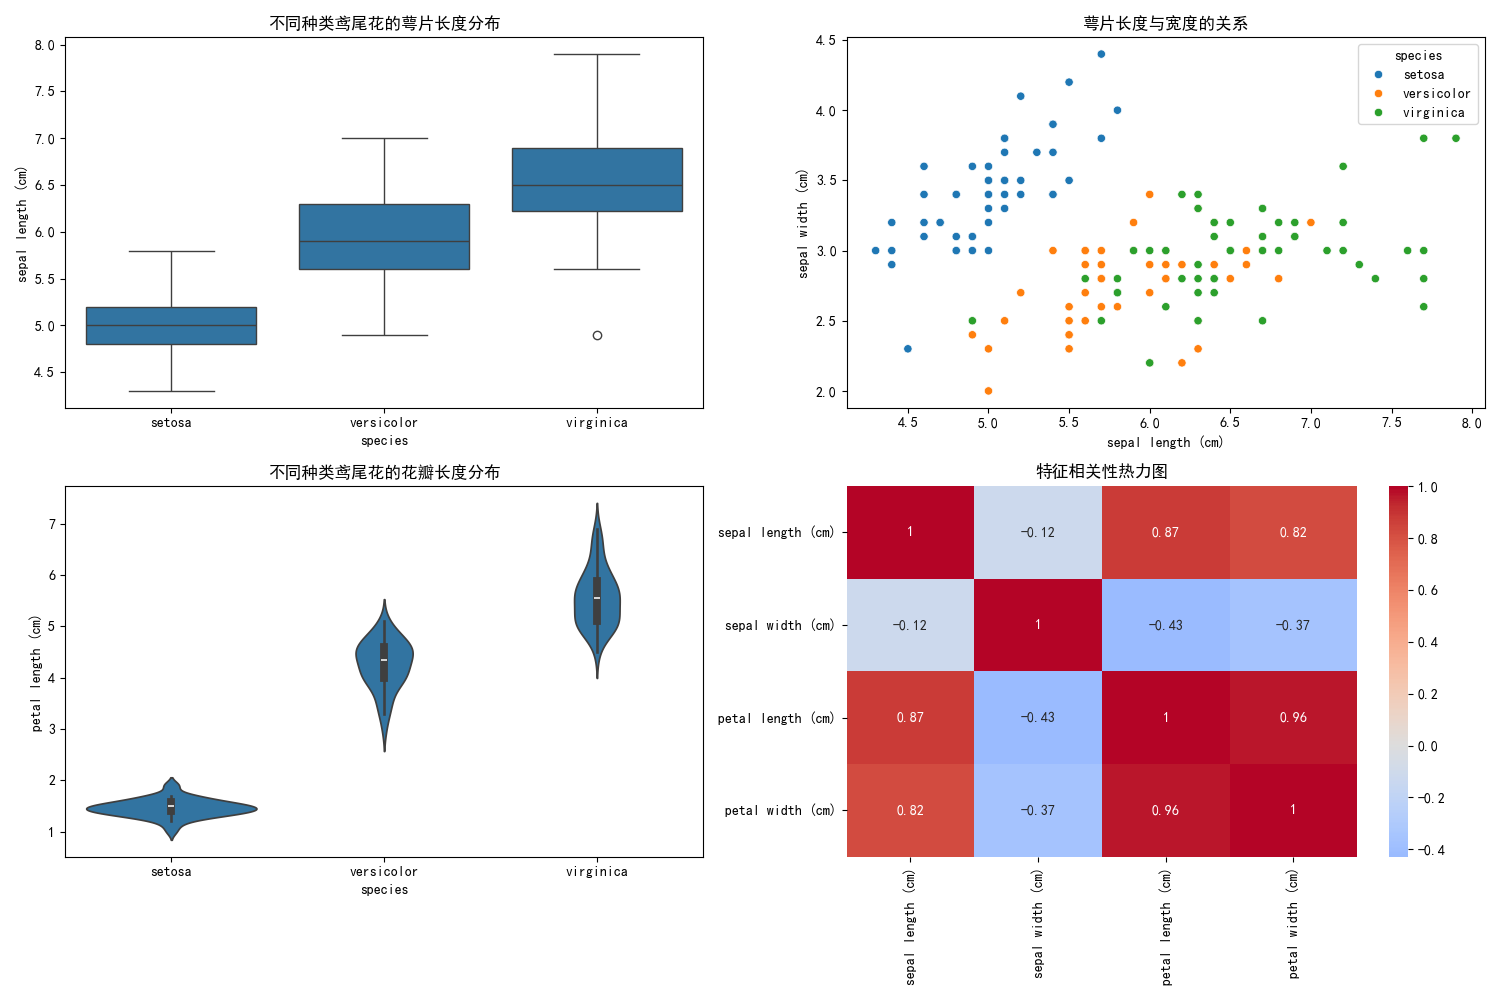

This chart was generated by the following Python code:
import numpy as np
import pandas as pd
import matplotlib.pyplot as plt
import seaborn as sns
from sklearn.datasets import load_iris
from sklearn.preprocessing import StandardScaler

# 设置中文字体
plt.rcParams['font.sans-serif'] = ['SimHei']  # 用来正常显示中文标签
plt.rcParams['axes.unicode_minus'] = False  # 用来正常显示负号

# 加载鸢尾花数据集
iris = load_iris()

# 创建DataFrame
df = pd.DataFrame(data=iris.data, columns=iris.feature_names)
df['target'] = iris.target
df['species'] = pd.Categorical.from_codes(iris.target, iris.target_names)

# 创建图形
plt.figure(figsize=(15, 10))

# 1. 箱线图
plt.subplot(2, 2, 1)
sns.boxplot(x='species', y='sepal length (cm)', data=df)
plt.title('不同种类鸢尾花的萼片长度分布')

# 2. 散点图
plt.subplot(2, 2, 2)
sns.scatterplot(data=df, x='sepal length (cm)', y='sepal width (cm)', hue='species')
plt.title('萼片长度与宽度的关系')

# 3. 小提琴图
plt.subplot(2, 2, 3)
sns.violinplot(x='species', y='petal length (cm)', data=df)
plt.title('不同种类鸢尾花的花瓣长度分布')

# 4. 相关性热力图
plt.subplot(2, 2, 4)
# 只选择数值类型的列计算相关性
numeric_columns = iris.feature_names
correlation_matrix = df[numeric_columns].corr()
sns.heatmap(correlation_matrix, annot=True, cmap='coolwarm', center=0)
plt.title('特征相关性热力图')

# 调整子图之间的间距
plt.tight_layout()

# 保存图片
plt.savefig('iris_visualization.png')
plt.close()

print("可视化图表已保存为 'iris_visualization.png'") 